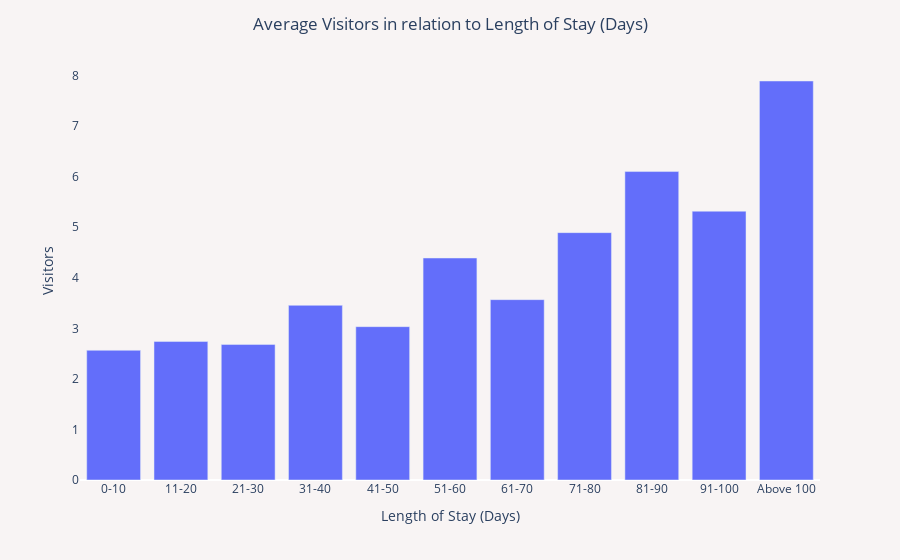

Notebook code cell kept with this figure:
### Code cell
fig3 = px.bar(visitor_mean, x='Stay', y='mean_visitors', labels={
    'Stay':'Length of Stay (Days)',
    'mean_visitors':'Visitors'
})
fig3.update_xaxes(showgrid = False)
fig3.update_yaxes(showgrid=False)
fig3.update_layout(paper_bgcolor='#F8F4F4', plot_bgcolor='#F8F4F4')
fig3.update_layout(title="Average Visitors in relation to Length of Stay (Days)",title_x=0.5)
fig3.show()

py.plot(fig3, filename = "Average Visitors in relation to Length of Stay",  auto_open = False)

### Figure 1 — Plotly figure (JSON) as saved in the notebook; plotly's stock layout.template omitted (floating-point values rounded to 4 significant figures)
{"data": [{"alignmentgroup": "True", "hovertemplate": "Length of Stay (Days)=%{x}<br>Visitors=%{y}<extra></extra>", "legendgroup": "", "marker": {"color": "#636efa", "pattern": {"shape": ""}}, "name": "", "offsetgroup": "", "orientation": "v", "showlegend": false, "textposition": "auto", "type": "bar", "x": ["0-10", "11-20", "21-30", "31-40", "41-50", "51-60", "61-70", "71-80", "81-90", "91-100", "Above 100"], "xaxis": "x", "y": [2.565, 2.739, 2.679, 3.454, 3.033, 4.391, 3.567, 4.892, 6.101, 5.316, 7.892], "yaxis": "y"}], "layout": {"barmode": "relative", "legend": {"tracegroupgap": 0}, "margin": {"t": 60}, "paper_bgcolor": "#F8F4F4", "plot_bgcolor": "#F8F4F4", "title": {"text": "Average Visitors in relation to Length of Stay (Days)", "x": 0.5}, "xaxis": {"anchor": "y", "domain": [0, 1], "showgrid": false, "title": {"text": "Length of Stay (Days)"}}, "yaxis": {"anchor": "x", "domain": [0, 1], "showgrid": false, "title": {"text": "Visitors"}}}}
